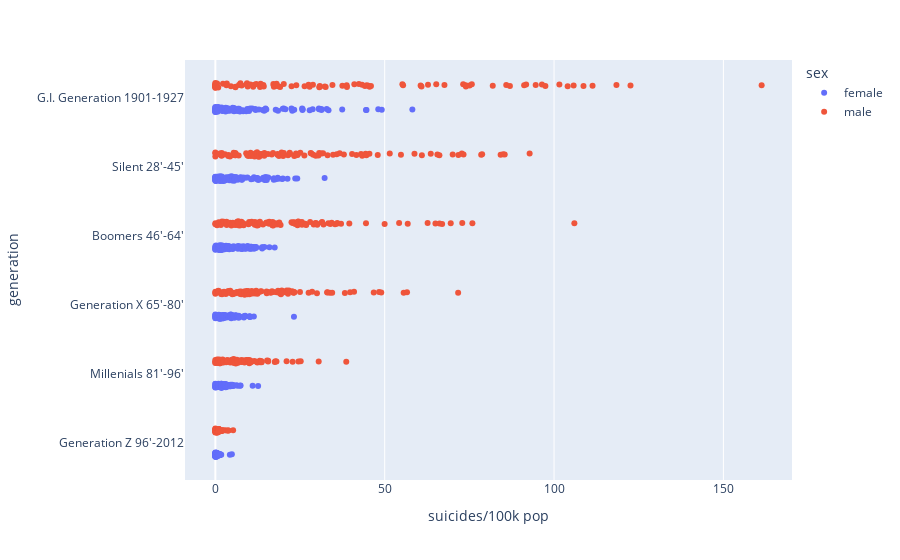

Notebook cell for this chart:
### Markdown cell above
# Let's go Sideways

### Code cell
stripfig = px.strip(
    data_frame=df,
    # x="generation",
    # y="suicides/100k pop",
    # reorder categories
    category_orders={"generation":["G.I. Generation 1901-1927","Silent 28'-45'","Boomers 46'-64'", "Generation X 65'-80'","Millenials 81'-96'","Generation Z 96'-2012"]},
    hover_data=['country'],        # values appear as extra data in the hover tooltip
    color="sex",
    # color_discrete_sequence=["springgreen","yellow"],             # set specific marker colors for discrete values
    # color_discrete_map={"male":"rosybrown" ,"female":"orangered"},  # map your chosen colors
    orientation='h',             # 'v','h': orientation of the marks
    # changing orientation we had to flip x,y
    x="suicides/100k pop",
    y="generation",
)
pio.show(stripfig)

### Figure 1 — Plotly figure (JSON) as saved in the notebook; plotly's stock layout.template omitted (floating-point values rounded to 4 significant figures; data arrays with more than 128 entries replaced by an {"elided": "..."} marker saying what was removed)
{"data": [{"alignmentgroup": "True", "boxpoints": "all", "customdata": {"elided": "590x1 str values"}, "fillcolor": "rgba(255,255,255,0)", "hoveron": "points", "hovertemplate": "sex=female<br>suicides/100k pop=%{x}<br>generation=%{y}<br>country=%{customdata[0]}<extra></extra>", "legendgroup": "female", "line": {"color": "rgba(255,255,255,0)"}, "marker": {"color": "#636efa"}, "name": "female", "offsetgroup": "female", "orientation": "h", "pointpos": 0, "showlegend": true, "type": "box", "x": {"elided": "590 float values"}, "x0": " ", "xaxis": "x", "y": {"elided": "590 str values"}, "y0": " ", "yaxis": "y"}, {"alignmentgroup": "True", "boxpoints": "all", "customdata": {"elided": "590x1 str values"}, "fillcolor": "rgba(255,255,255,0)", "hoveron": "points", "hovertemplate": "sex=male<br>suicides/100k pop=%{x}<br>generation=%{y}<br>country=%{customdata[0]}<extra></extra>", "legendgroup": "male", "line": {"color": "rgba(255,255,255,0)"}, "marker": {"color": "#EF553B"}, "name": "male", "offsetgroup": "male", "orientation": "h", "pointpos": 0, "showlegend": true, "type": "box", "x": {"elided": "590 float values"}, "x0": " ", "xaxis": "x", "y": {"elided": "590 str values"}, "y0": " ", "yaxis": "y"}], "layout": {"boxmode": "group", "legend": {"title": {"text": "sex"}, "tracegroupgap": 0}, "margin": {"t": 60}, "xaxis": {"anchor": "y", "domain": [0, 1], "title": {"text": "suicides/100k pop"}}, "yaxis": {"anchor": "x", "categoryarray": ["Generation Z 96'-2012", "Millenials 81'-96'", "Generation X 65'-80'", "Boomers 46'-64'", "Silent 28'-45'", "G.I. Generation 1901-1927"], "categoryorder": "array", "domain": [0, 1], "title": {"text": "generation"}}}}
